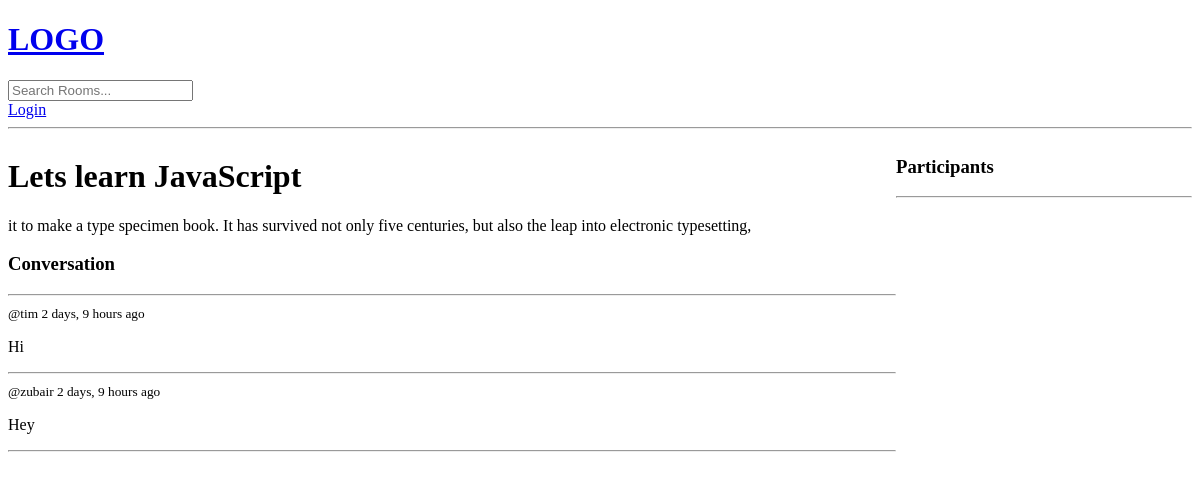
The app's page /room/1/, older data.
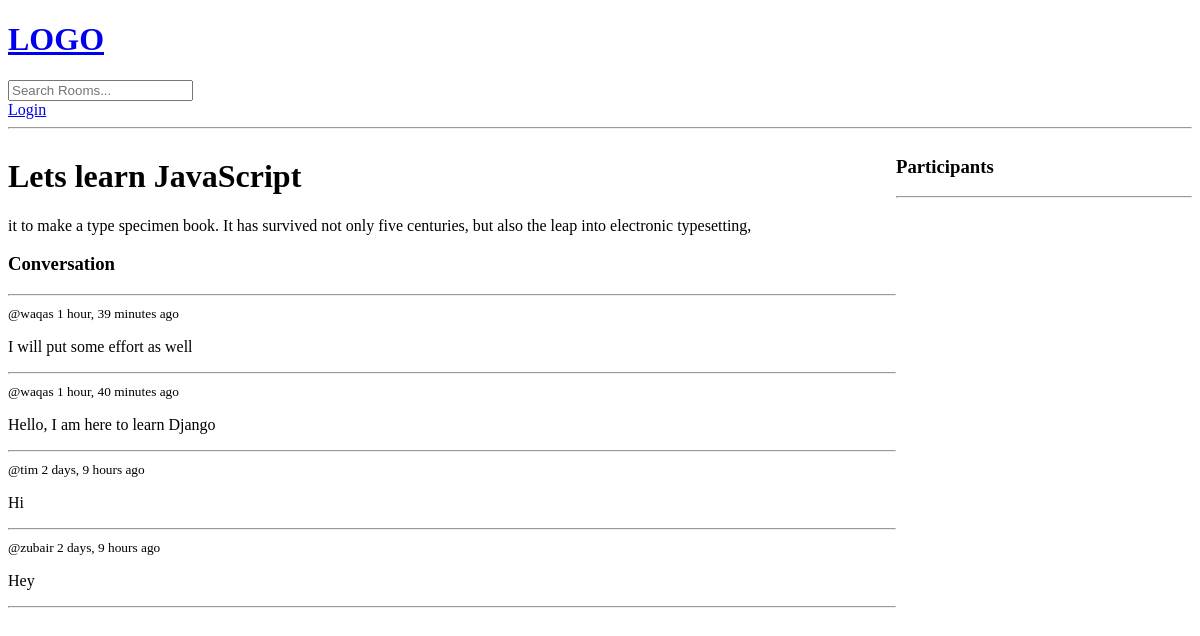
The same page, newer data.
### base/models.py (models this page shows, shortened)
class Room(models.Model):
    host = models.ForeignKey(User, on_delete=models.SET_NULL, null=True)
    topic = models.ForeignKey(Topic, on_delete=models.SET_NULL, null=True)      # if the Topic model is written below the Room then we need to write "Topic" inside the parameters
    name = models.CharField(max_length=200)     # by default
    description = models.TextField(null=True, blank=True)
    participants = models.ManyToManyField(User, related_name='participants', blank=True)
    "So, in summary, related_name is used to name the reverse relation from the User model to your model, and it's necessary when you have more than one relation from one model to another. It makes your code more readable and intuitive, and it avoids confusion in Django's ORM about which relation to use."
    updated = models.DateTimeField(auto_now=True)       # every time it is updated.
    created = models.DateTimeField(auto_now_add=True)   # just for initial creation
    class Meta:
        ordering = ['-updated' , '-created']

class Message(models.Model):
    user = models.ForeignKey(User, on_delete=models.CASCADE)    # deleting messages when the user is deleted.
    room = models.ForeignKey(Room, on_delete=models.CASCADE)    # CASCADE => when room is deleted, its messages will also be deleted
    body = models.TextField()
    updated = models.DateTimeField(auto_now=True)
    created = models.DateTimeField(auto_now_add=True)   # just for initial creation

### base/views.py (the view, shortened to what this page needs)
# urls.py: path("room/<str:pk>/", views.room, name="room"), # str represents string and pk is primary key, although we will be using int but we have written str here
def room(request, pk):
    room = Room.objects.get(id=pk)
    messages = room.message_set.all().order_by('-created')   # message = Message -> model name
    participants = room.participants.all()
    context = {"room":room, 'room_messages':messages, 'participants':participants}
    return render(request, "base/room.html", context=context)

### base/templates/base/room.html (shortened to what this page needs)
{% extends "main.html" %}
{% block content %}
<div class="room-container">
    <div>
        <h1>{{room.name}}</h1>
        <p>{{room.description}}</p>
        <div class="comment-wrapper">
            <h3>Conversation</h3>
            <hr>
            {% for message in room_messages %}
            <div>
                <small>@{{message.user}} {{message.created|timesince}} ago</small>
                <p>{{message.body}}</p>
                <hr>
            </div>
            {% endfor %}
        </div>
    </div>
    <div>
        <h3>Participants</h3>
        <hr>
    </div>
</div>
{% endblock content %}

### templates/main.html (shortened to what this page needs)
<!DOCTYPE html>
<html lang="en">
<head>
</head>
<body>
    {% include "navbar.html" %}
    {% block content %}
    {% endblock %}
</body>
</html>

### templates/navbar.html
<a href="/">
    <h1>LOGO</h1>
</a>
<form action="{% url 'home' %}" method="GET">
    <input type="text" name="q" placeholder="Search Rooms...">
</form>
{% if request.user.is_authenticated %}
<p>Hello {{request.user}}</p>
<a href="{% url 'logout' %}">Logout</a>
{% else %}
<a href="{% url 'login' %}">Login</a>
{% endif %}
<hr>

### base/templates/base/room.html (style rules this page uses)
.room-container { display: grid; grid-template-columns: 3fr 1fr; }

Row changes from the older to the newer data that the page shows:
added Message: user "waqas", created "1 hour, 39 minutes", body "I will put some effort as well"
added Message: user "waqas", created "1 hour, 40 minutes", body "Hello, I am here to learn Django"
